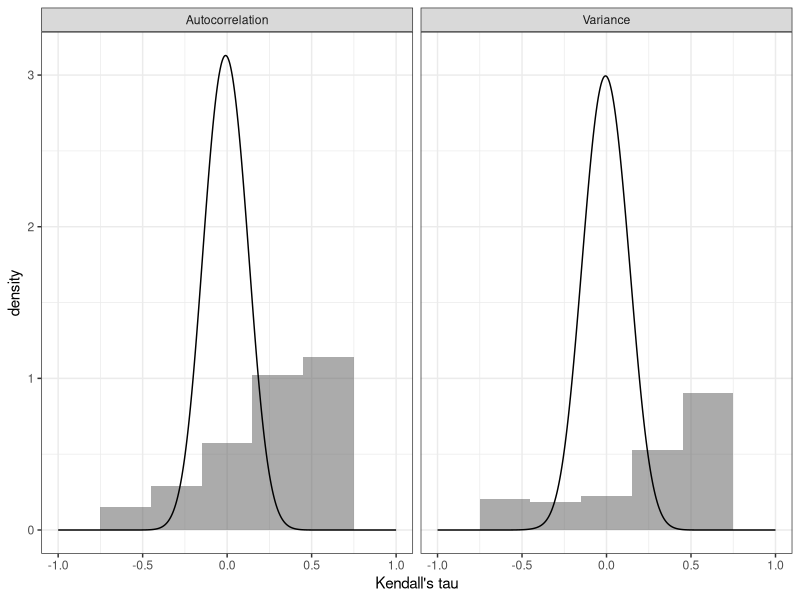
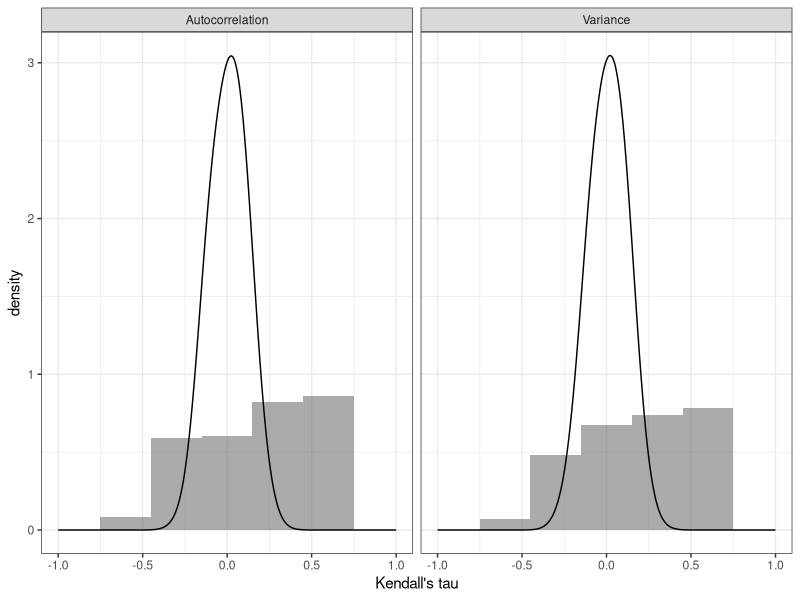

Source code (R) for these figures, in order:
## ---- chunk 1
library(ggplot2)
dat <- read.csv("Figure2_dat.csv")
nulldat <- read.csv("Figure2_nulldat.csv")
ggplot(dat) + geom_histogram(aes(value, y=..density..), binwidth=0.3, alpha=.5) +
 facet_wrap(~variable) + xlim(c(-1, 1)) + 
 geom_density(data=nulldat, aes(value), adjust=3) + xlab("Kendall's tau") + theme_bw()

## ---- chunk 2
library(ggplot2)
dat <- read.csv("Figure3_dat.csv")
nulldat <- read.csv("Figure3_nulldat.csv")
ggplot(dat) + geom_histogram(aes(value, y=..density..), binwidth=0.3, alpha=.5) +
 facet_wrap(~variable) + xlim(c(-1, 1)) + 
 geom_density(data=nulldat, aes(value), adjust=3) + xlab("Kendall's tau") + theme_bw()

